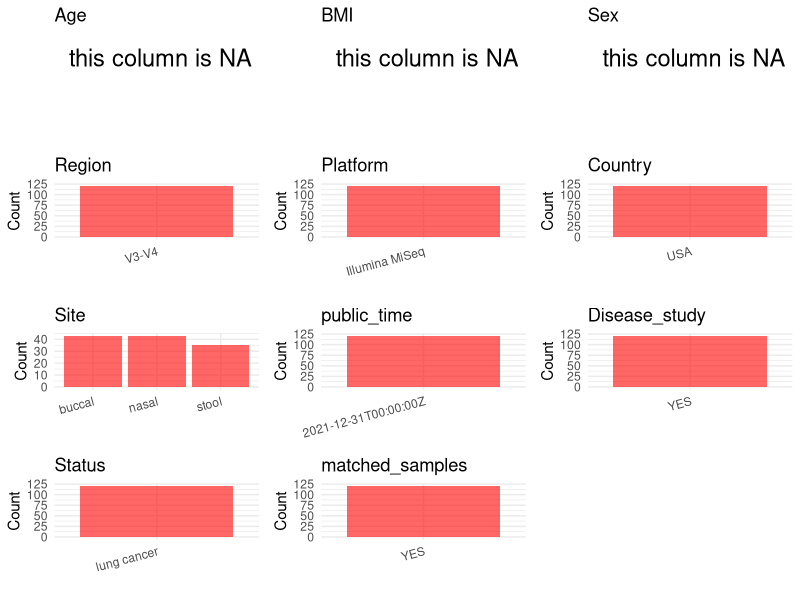

Source code (R): (Note: this script raises an error after producing the figure.)
## ---- chunk 1
# Load necessary libraries
library(dplyr)
library(ggplot2)
library(cowplot)
library(stringr)

# Set working directory (update this path to your local directory)
setwd("/home/hby/oral_project/PRJNA687361")

# Read the initial metadata files
initial_meta <- read.csv("SraRunTable.csv", header = T)

# Combine the two metadata files
# meta <- rbind(initial_meta, initial_meta1)

# Remove entries non-oral samples
# initial_meta <- subset(initial_meta,isolate %in% c("saliva","tongue coat"))

# Check the number of samples containing "HT" in Sample.Name (e.g., healthy controls)
# nrow(subset(meta, grepl("HT", Sample.Name)))

# Display the first few rows of the metadata
head(initial_meta)
## ---- chunk 2
# Create a uniform metadata dataframe
metadata <- data.frame(
  BioProject = initial_meta$BioProject,
  Run = initial_meta$Run,
  sample_name = initial_meta$patient,
  Platform = initial_meta$Instrument,
  Country = initial_meta$geo_loc_name_country,
  Site = initial_meta$isolation_source,
  public_time = initial_meta$ReleaseDate,
  matched_samples = initial_meta$isolation_source,
  stringsAsFactors = FALSE,
  Sex = NA,
  Age = NA,
  BMI = NA
)
## ---- chunk 3
# Add information obtained from the publication
metadata$Status <- "lung cancer"
metadata$Region <- "V3-V4"
metadata$PCR_primers <- "FWD:TCGTCGGCAGCGTCA; REV:GTCTCGTGGGCTCGGAGATGTGTTA"
metadata$title <- "Prospective correlation between the patient microbiome with response to and development of immune-mediated adverse effects to immunotherapy in lung cancer"
metadata$Disease_study <- "YES"


# extract subject id by remove prefix of sample_name
metadata$subject_id <- metadata$sample_name

all_oral_sites <- c("saliva", "tongue coat", "buccal mucosa", "lower jaw mucosa", "lower labial mucosa", "upper jaw mucosa", "tongue", "buccal")
# Check initial data distribution
cat("Initial sample distribution:\n")
table(metadata$subject_id)
table(metadata$Site)

subjects_with_oral_samples <- metadata %>%
  filter(Site %in% all_oral_sites) %>%
  distinct(subject_id) %>%
  pull(subject_id)

metadata_clean <- metadata %>%
  filter(subject_id %in% subjects_with_oral_samples)


sample_counts <- metadata_clean %>%
  group_by(subject_id) %>%
  summarise(n_samples = n(), .groups = "drop")

metadata_clean <- merge(metadata_clean, sample_counts, by = "subject_id")

# Create matched_samples column
metadata_clean$matched_samples <- ifelse(metadata_clean$n_samples >= 2, "YES", "NO")

cat("\nFinal sample distribution after cleaning:\n")
print(table(metadata_clean$Site))
cat("\nFinal sample distribution after cleaning:\n")
print(table(metadata_clean$matched_samples))

metadata_clean$subject_id <- NULL
metadata_clean$n_samples <- NULL

# Use cleaned dataset for subsequent analysis
metadata <- metadata_clean
## ---- chunk 4
# Check the number of unique runs and sample names
print(paste("Number of unique runs:", length(unique(metadata$Run))))
print(paste("Number of unique sample names:", length(unique(metadata$sample_name))))
## ---- chunk 5
# Select columns for visualization
plot_data <- metadata %>%
  select(-BioProject, -Run, -sample_name, -title)

# Function to create simple plots for each column
create_simple_plots <- function(data) {
  plots <- list()

  for (col in colnames(data)) {
    # Check if the column is all NA
    if (all(is.na(data[[col]]))) {
      # Create an empty plot with text indicating all NA
      p <- ggplot() +
        annotate("text", x = 0.5, y = 0.5, label = "this column is NA", size = 6) +
        labs(title = col) +
        theme_void()
    } else if (is.numeric(data[[col]])) {
      # Numeric variable: histogram
      p <- ggplot(data, aes(x = .data[[col]])) +
        geom_histogram(fill = "blue", alpha = 0.6, bins = 20, na.rm = TRUE) +
        labs(title = col) +
        theme_minimal()
    } else {
      # Categorical variable: bar plot (remove NA values)
      count_data <- as.data.frame(table(data[[col]], useNA = "ifany"))
      p <- ggplot(count_data, aes(x = reorder(Var1, -Freq), y = Freq)) +
        geom_col(fill = "red", alpha = 0.6) +
        labs(title = col, x = NULL, y = "Count") +
        theme_minimal() +
        theme(axis.text.x = element_text(angle = 15, hjust = 1))
    }
    plots[[col]] <- p
  }

  return(plots)
}

# Generate and arrange plots
plots <- create_simple_plots(plot_data)
p <- plot_grid(plots$Age,
  plots$BMI,
  plots$Sex,
  plots$Region,
  plots$Platform,
  plots$Country,
  plots$Site,
  plots$public_time,
  plots$Disease_study,
  plots$Status,
  plots$matched_samples, # add
  ncol = 3, align = "hv", axis = "lb"
)
ggsave("Metadata_Summary.png", plot = p, width = 8, height = 6, dpi = 150)
## ---- chunk 6
knitr::include_graphics("Metadata_Summary.png")
## ---- chunk 7
# Reorder columns to match the desired format
metadata <- metadata[, c(
  "BioProject", "Run", "sample_name", "Age", "BMI", "Sex",
  "Region", "Platform", "Country", "Site", "public_time",
  "PCR_primers", "title", "Disease_study", "Status", "matched_samples"
)]

# Export the uniform metadata to a CSV file
write.csv(metadata, file = "metadata.csv", quote = FALSE)
head(metadata)
